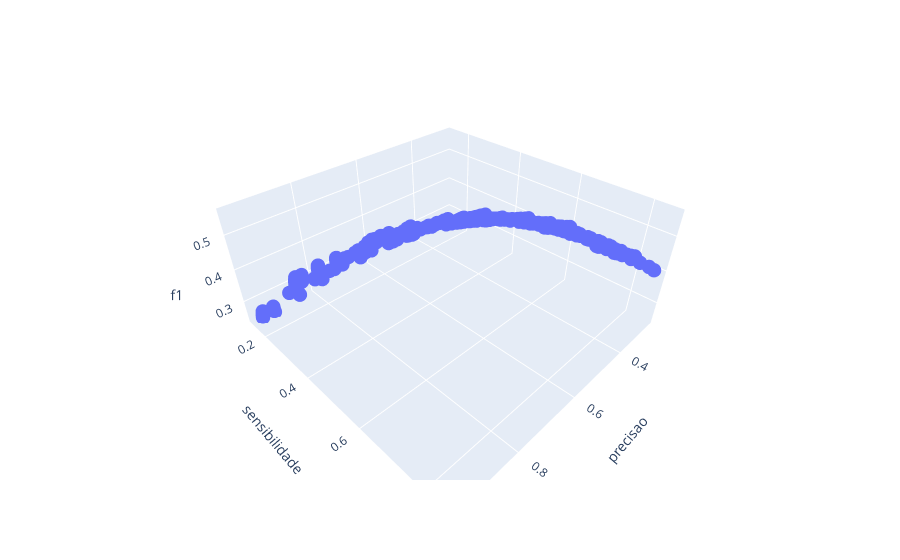

The notebook cell this image was saved under:
### Code cell
fig = px.scatter_3d(grade_thresholds, x='precisao', y='sensibilidade', z='f1')
fig.update_traces(marker=dict(size=5))
fig.show()

### Figure 1 — Plotly figure (JSON) as saved in the notebook; plotly's stock layout.template omitted (floating-point values rounded to 4 significant figures; data arrays with more than 128 entries replaced by an {"elided": "..."} marker saying what was removed)
{"data": [{"hovertemplate": "precisao=%{x}<br>sensibilidade=%{y}<br>f1=%{z}<extra></extra>", "legendgroup": "", "marker": {"color": "#636efa", "size": 5, "symbol": "circle"}, "mode": "markers", "name": "", "scene": "scene", "showlegend": false, "type": "scatter3d", "x": {"elided": "729 float values"}, "y": {"elided": "729 float values"}, "z": {"elided": "729 float values"}}], "layout": {"legend": {"tracegroupgap": 0}, "margin": {"t": 60}, "scene": {"domain": {"x": [0, 1], "y": [0, 1]}, "xaxis": {"title": {"text": "precisao"}}, "yaxis": {"title": {"text": "sensibilidade"}}, "zaxis": {"title": {"text": "f1"}}}}}
